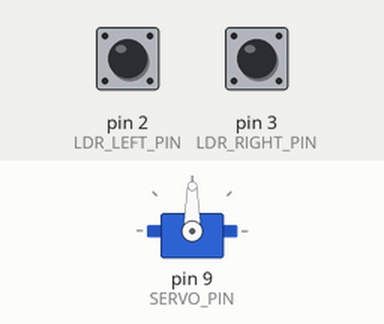
This sketch was run on a simulated Arduino Uno, built with avr-gcc and run on an emulated ATmega328P. On the bench: servo. The inputs (shaded band) are chosen by the test bench; at power-on: pin 2 (LDR_LEFT_PIN) LOW, pin 3 (LDR_RIGHT_PIN) LOW.

Above: at 1.2 s.
1.3 s: pin 2 (LDR_LEFT_PIN) pulled HIGH for 1 s
At 3.2 s:
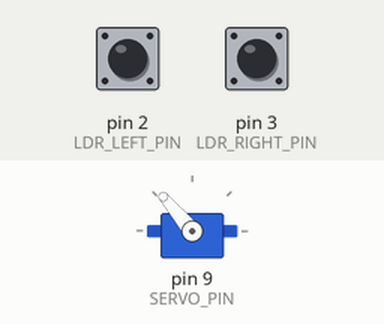
4.3 s: pin 3 (LDR_RIGHT_PIN) pulled HIGH for 3.2 s
At 8.6 s:
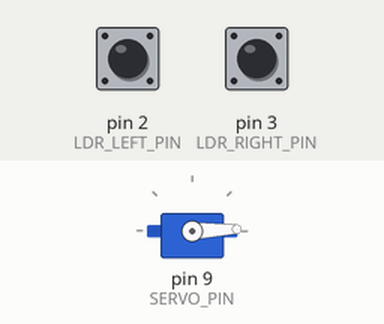
9.0 s: pin 3 (LDR_RIGHT_PIN) pulled HIGH for 0.15 s
At 9.4 s:
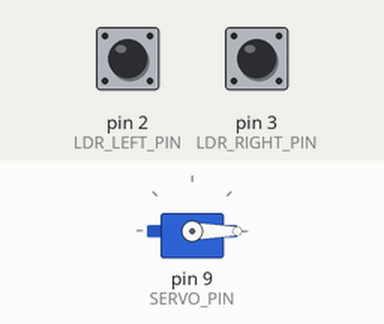
10.6 s: pin 2 (LDR_LEFT_PIN) pulled HIGH for 3.2 s
At 11.07 s:
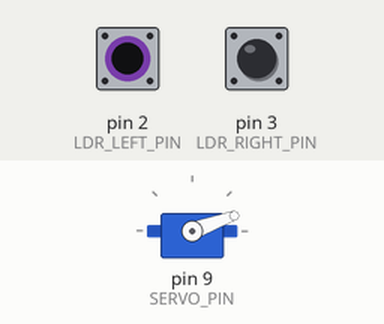
15.3 s: pin 2 (LDR_LEFT_PIN) pulled HIGH for 1 s
At 17.2 s:
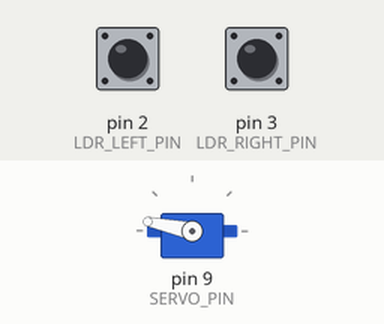
18.3 s: pin 2 (LDR_LEFT_PIN) pulled HIGH for 3.2 s
At 19.1 s:
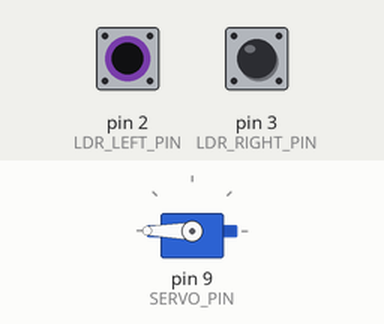
Timing chart, 0 to 21.3 s (numbered marks = the images above; inputs shaded):
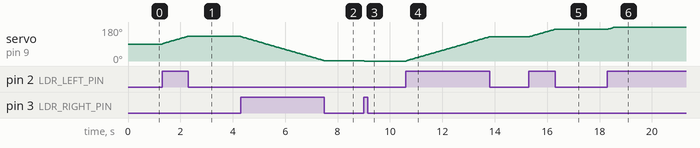

The sketch:

Single_Axis_Solar_Tracker.ino
```cpp
// ============================================
// Project  : Single-Axis Solar Tracker
// Author   : Daniel
// GitHub   : https://github.com/danibae006
// Repo     : https://github.com/danibae006/single-axis-solar-tracker
//
// For wiring & connections, visit the repo
// above and read the README file.
// It contains full wiring diagrams,
// component list, and setup instructions.
// ============================================

#include <Servo.h>

const int LDR_LEFT_PIN  = 2;   // digital output from left LDR module
const int LDR_RIGHT_PIN = 3;   // digital output from right LDR module
const int SERVO_PIN     = 9;   // SG90 signal

Servo trackerServo;
int angle = 90;                // start in middle
const int stepAngle = 2;       // how much to move each correction
const int minAngle  = 0;
const int maxAngle  = 180;

void setup() {
  pinMode(LDR_LEFT_PIN,  INPUT);
  pinMode(LDR_RIGHT_PIN, INPUT);
  trackerServo.attach(SERVO_PIN);
  trackerServo.write(angle);
}

void loop() {
  int leftState  = digitalRead(LDR_LEFT_PIN);   // HIGH = light, LOW = dark (depends on module)
  int rightState = digitalRead(LDR_RIGHT_PIN);

  // Adjust these conditions if your modules give opposite logic
  if (leftState == HIGH && rightState == LOW && angle < maxAngle) {
    angle += stepAngle;        // move toward left
  } else if (leftState == LOW && rightState == HIGH && angle > minAngle) {
    angle -= stepAngle;        // move toward right
  }
  // if both same, do nothing (tracker aligned)

  trackerServo.write(angle);
  delay(50);                   // tracking speed
}
```

Measured:
- after the input at 1.3 s, servo on pin 9 (SERVO_PIN): moves from 90° to 130° over 0.95 s, starting at once
- after the input at 4.3 s, servo on pin 9 (SERVO_PIN): moves from 130° to 2° over 3.2 s, starting at once
- after the input at 9.0 s, servo on pin 9 (SERVO_PIN): 2° → 0° at once
- after the input at 10.6 s, servo on pin 9 (SERVO_PIN): moves from 0° to 128° over 3.2 s, starting at once
- after the input at 15.3 s, servo on pin 9 (SERVO_PIN): moves from 128° to 168° over 0.95 s, starting at once
- after the input at 18.3 s, servo on pin 9 (SERVO_PIN): 168° → 180° at once
